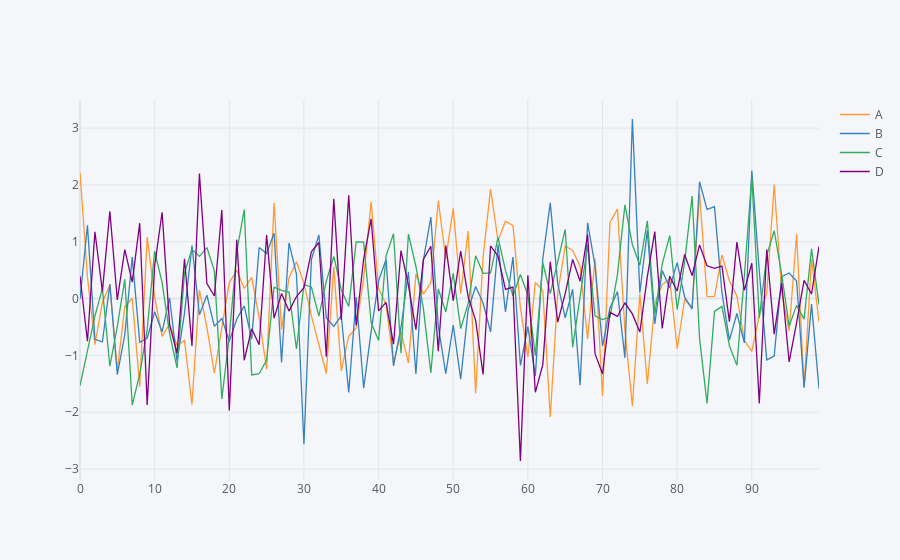

Source (notebook cell):
### Code cell
df.iplot() #interactive plot
